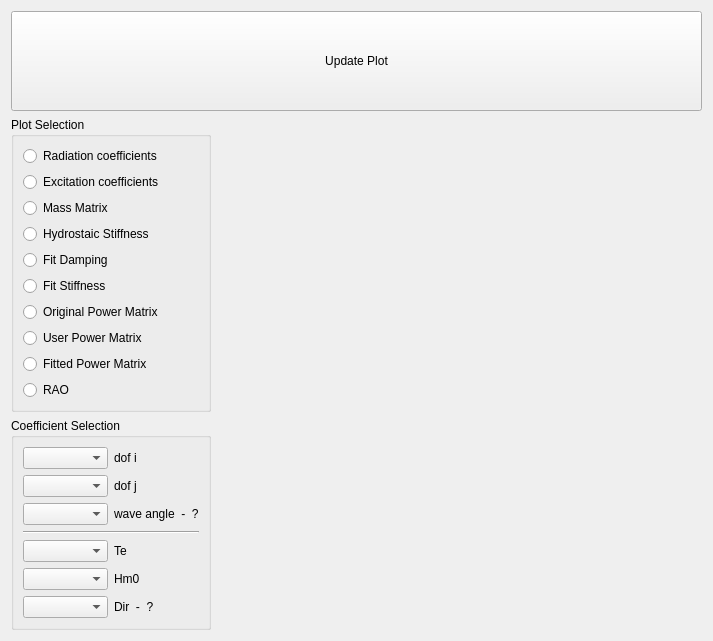
<?xml version="1.0" encoding="UTF-8"?>
<ui version="4.0">
 <class>Form</class>
 <widget class="QWidget" name="Form">
  <property name="geometry">
   <rect>
    <x>0</x>
    <y>0</y>
    <width>713</width>
    <height>639</height>
   </rect>
  </property>
  <property name="windowTitle">
   <string>Data Visualisation - Module</string>
  </property>
  <layout class="QGridLayout" name="gridLayout">
   <item row="0" column="0" colspan="2">
    <widget class="QPushButton" name="btn_plot_update">
     <property name="minimumSize">
      <size>
       <width>0</width>
       <height>100</height>
      </size>
     </property>
     <property name="text">
      <string>Update Plot</string>
     </property>
    </widget>
   </item>
   <item row="8" column="1" rowspan="2">
    <widget class="QWidget" name="mpl_window" native="true">
     <layout class="QVBoxLayout" name="mpl_vl"/>
    </widget>
   </item>
   <item row="9" column="0">
    <widget class="QGroupBox" name="groupBox_11">
     <property name="sizePolicy">
      <sizepolicy hsizetype="Fixed" vsizetype="Preferred">
       <horstretch>0</horstretch>
       <verstretch>0</verstretch>
      </sizepolicy>
     </property>
     <property name="minimumSize">
      <size>
       <width>200</width>
       <height>0</height>
      </size>
     </property>
     <property name="maximumSize">
      <size>
       <width>120</width>
       <height>16777215</height>
      </size>
     </property>
     <property name="title">
      <string>Coefficient Selection</string>
     </property>
     <layout class="QGridLayout" name="gridLayout_26">
      <item row="4" column="1">
       <widget class="QLabel" name="label_52">
        <property name="text">
         <string>Te</string>
        </property>
       </widget>
      </item>
      <item row="5" column="0">
       <widget class="QComboBox" name="cb_hm0"/>
      </item>
      <item row="5" column="1">
       <widget class="QLabel" name="label_53">
        <property name="text">
         <string>Hm0</string>
        </property>
       </widget>
      </item>
      <item row="4" column="0">
       <widget class="QComboBox" name="cb_te"/>
      </item>
      <item row="6" column="0">
       <widget class="QComboBox" name="cb_wavedir"/>
      </item>
      <item row="6" column="1">
       <widget class="QLabel" name="label_54">
        <property name="text">
         <string>Dir  -  ?</string>
        </property>
       </widget>
      </item>
      <item row="0" column="1">
       <widget class="QLabel" name="label_16">
        <property name="text">
         <string>dof i</string>
        </property>
       </widget>
      </item>
      <item row="1" column="0">
       <widget class="QComboBox" name="cb_dofj"/>
      </item>
      <item row="0" column="0">
       <widget class="QComboBox" name="cb_dofi"/>
      </item>
      <item row="1" column="1">
       <widget class="QLabel" name="label_50">
        <property name="text">
         <string>dof j</string>
        </property>
       </widget>
      </item>
      <item row="2" column="0">
       <widget class="QComboBox" name="cb_angle"/>
      </item>
      <item row="2" column="1">
       <widget class="QLabel" name="label_51">
        <property name="text">
         <string>wave angle  -  ?</string>
        </property>
       </widget>
      </item>
      <item row="3" column="0" colspan="2">
       <widget class="Line" name="line">
        <property name="orientation">
         <enum>Qt::Orientation::Horizontal</enum>
        </property>
       </widget>
      </item>
     </layout>
    </widget>
   </item>
   <item row="8" column="0">
    <widget class="QGroupBox" name="groupBox_9">
     <property name="sizePolicy">
      <sizepolicy hsizetype="Fixed" vsizetype="Preferred">
       <horstretch>0</horstretch>
       <verstretch>0</verstretch>
      </sizepolicy>
     </property>
     <property name="minimumSize">
      <size>
       <width>200</width>
       <height>0</height>
      </size>
     </property>
     <property name="maximumSize">
      <size>
       <width>150</width>
       <height>16777215</height>
      </size>
     </property>
     <property name="title">
      <string>Plot Selection</string>
     </property>
     <layout class="QVBoxLayout" name="verticalLayout_2">
      <item>
       <widget class="QRadioButton" name="rb_radiation">
        <property name="text">
         <string>Radiation coefficients</string>
        </property>
       </widget>
      </item>
      <item>
       <widget class="QRadioButton" name="rb_excitation">
        <property name="text">
         <string>Excitation coefficients</string>
        </property>
       </widget>
      </item>
      <item>
       <widget class="QRadioButton" name="rb_mass">
        <property name="text">
         <string>Mass Matrix</string>
        </property>
       </widget>
      </item>
      <item>
       <widget class="QRadioButton" name="rb_stiffness">
        <property name="text">
         <string>Hydrostaic Stiffness</string>
        </property>
       </widget>
      </item>
      <item>
       <widget class="QRadioButton" name="c_fit">
        <property name="text">
         <string>Fit Damping</string>
        </property>
       </widget>
      </item>
      <item>
       <widget class="QRadioButton" name="k_fit">
        <property name="text">
         <string>Fit Stiffness</string>
        </property>
       </widget>
      </item>
      <item>
       <widget class="QRadioButton" name="rb_origpowermat">
        <property name="text">
         <string>Original Power Matrix</string>
        </property>
       </widget>
      </item>
      <item>
       <widget class="QRadioButton" name="rb_userpowermat">
        <property name="text">
         <string>User Power Matrix</string>
        </property>
       </widget>
      </item>
      <item>
       <widget class="QRadioButton" name="rb_powermat">
        <property name="text">
         <string>Fitted Power Matrix</string>
        </property>
       </widget>
      </item>
      <item>
       <widget class="QRadioButton" name="rb_rao">
        <property name="text">
         <string>RAO</string>
        </property>
       </widget>
      </item>
     </layout>
    </widget>
   </item>
  </layout>
 </widget>
 <resources/>
 <connections/>
</ui>
